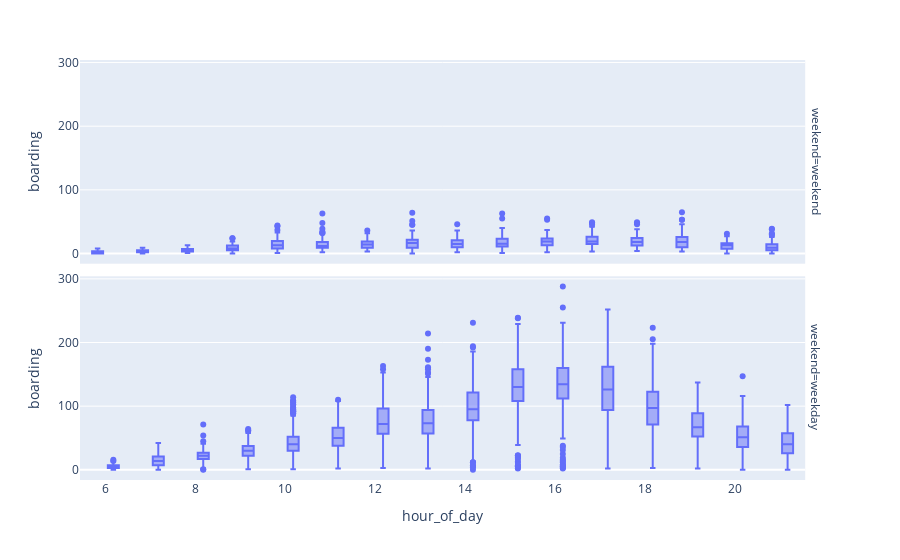

Notebook code for this chart:
### Code cell
fig = px.box(df, y="boarding", x="hour_of_day",facet_row='weekend')
fig.show()

### Figure 1 — Plotly figure (JSON) as saved in the notebook; plotly's stock layout.template omitted (floating-point values rounded to 4 significant figures; data arrays with more than 128 entries replaced by an {"elided": "..."} marker saying what was removed)
{"data": [{"alignmentgroup": "True", "hovertemplate": "weekend=weekend<br>hour_of_day=%{x}<br>boarding=%{y}<extra></extra>", "legendgroup": "", "marker": {"color": "#636efa"}, "name": "", "notched": false, "offsetgroup": "", "orientation": "v", "showlegend": false, "type": "box", "x": {"elided": "1664 int values"}, "x0": " ", "xaxis": "x2", "y": {"elided": "1664 int values"}, "y0": " ", "yaxis": "y2"}, {"alignmentgroup": "True", "hovertemplate": "weekend=weekday<br>hour_of_day=%{x}<br>boarding=%{y}<extra></extra>", "legendgroup": "", "marker": {"color": "#636efa"}, "name": "", "notched": false, "offsetgroup": "", "orientation": "v", "showlegend": false, "type": "box", "x": {"elided": "4160 int values"}, "x0": " ", "xaxis": "x", "y": {"elided": "4160 int values"}, "y0": " ", "yaxis": "y"}], "layout": {"annotations": [{"font": {}, "showarrow": false, "text": "weekend=weekday", "textangle": 90, "x": 0.98, "xanchor": "left", "xref": "paper", "y": 0.2425, "yanchor": "middle", "yref": "paper"}, {"font": {}, "showarrow": false, "text": "weekend=weekend", "textangle": 90, "x": 0.98, "xanchor": "left", "xref": "paper", "y": 0.7575, "yanchor": "middle", "yref": "paper"}], "boxmode": "group", "legend": {"tracegroupgap": 0}, "margin": {"t": 60}, "xaxis": {"anchor": "y", "domain": [0, 0.98], "title": {"text": "hour_of_day"}}, "xaxis2": {"anchor": "y2", "domain": [0, 0.98], "matches": "x", "showticklabels": false}, "yaxis": {"anchor": "x", "domain": [0, 0.485], "title": {"text": "boarding"}}, "yaxis2": {"anchor": "x2", "domain": [0.515, 1], "matches": "y", "title": {"text": "boarding"}}}}
